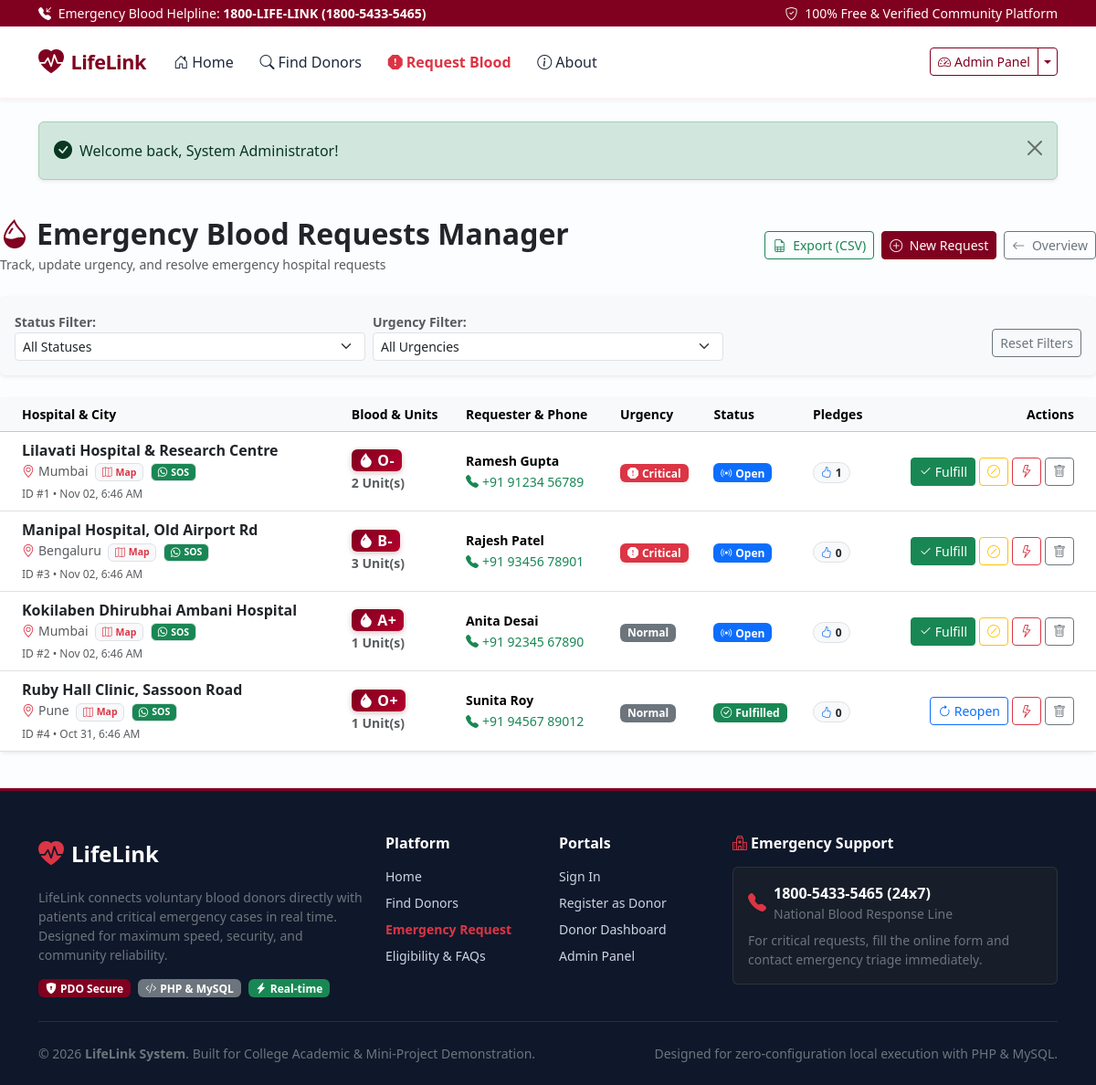
Page /admin/manage-requests.php (signed in) on the committed database.
### tables this page shows
CREATE TABLE `blood_requests` (
  `id` INT AUTO_INCREMENT PRIMARY KEY,
  `requester_name` VARCHAR(100) NOT NULL,
  `requester_contact` VARCHAR(20) NOT NULL,
  `blood_group` ENUM('A+', 'A-', 'B+', 'B-', 'AB+', 'AB-', 'O+', 'O-') NOT NULL,
  `city` VARCHAR(100) NOT NULL,
  `hospital_name` VARCHAR(150) NOT NULL,
  `units_needed` INT NOT NULL DEFAULT 1,
  `urgency` ENUM('normal', 'critical') NOT NULL DEFAULT 'normal',
  `status` ENUM('open', 'fulfilled', 'cancelled') NOT NULL DEFAULT 'open',
  `user_id` INT DEFAULT NULL,
  `created_at` TIMESTAMP DEFAULT CURRENT_TIMESTAMP,
  CONSTRAINT `fk_request_user` FOREIGN KEY (`user_id`) REFERENCES `users` (`id`) ON DELETE SET NULL
);

### admin/manage-requests.php (the view, shortened to what this page needs)
<?php
require_once __DIR__ . '/../config/db.php';
$statusFilter  = $_GET['status'] ?? 'all';
$urgencyFilter = $_GET['urgency'] ?? 'all';
$sql = "SELECT br.*,
        (SELECT COUNT(*) FROM donor_responses WHERE request_id = br.id) as pledge_count
        FROM blood_requests br
        WHERE 1=1";
$params = [];
$sql .= " ORDER BY (br.status = 'open') DESC, (br.urgency = 'critical') DESC, br.created_at DESC";
$stmt = $pdo->prepare($sql);
$stmt->execute($params);
$requests = $stmt->fetchAll();
require_once __DIR__ . '/../includes/header.php';
?>
<div class="py-3">
    <div class="d-flex flex-wrap justify-content-between align-items-center mb-4 gap-3">
        <div>
            <h2 class="fw-bold text-dark mb-1">
                <i class="bi bi-droplet-half text-burgundy me-2"></i>Emergency Blood Requests Manager
            </h2>
            <p class="text-muted small mb-0">Track, update urgency, and resolve emergency hospital requests</p>
        </div>
        <div class="d-flex gap-2">
            <a href="manage-requests.php?status=<?= urlencode($statusFilter) ?>&urgency=<?= urlencode($urgencyFilter) ?>&export=csv" class="btn btn-sm btn-outline-success">
                <i class="bi bi-file-earmark-spreadsheet me-1"></i> Export (CSV)
            </a>
            <a href="../request-blood.php" class="btn btn-sm btn-burgundy">
                <i class="bi bi-plus-circle me-1"></i> New Request
            </a>
            <a href="dashboard.php" class="btn btn-sm btn-outline-secondary">
                <i class="bi bi-arrow-left me-1"></i> Overview
            </a>
        </div>
    </div>
    <div class="card border-0 shadow-sm mb-4 bg-light">
        <div class="card-body p-3">
            <form action="manage-requests.php" method="GET" class="row g-2 align-items-center">
                <div class="col-md-4">
                    <label class="small fw-semibold text-muted">Status Filter:</label>
                    <select name="status" class="form-select form-select-sm" onchange="this.form.submit()">
                        <option value="all" <?= $statusFilter === 'all' ? 'selected' : '' ?>>All Statuses</option>
                    </select>
                </div>
                <div class="col-md-4">
                    <label class="small fw-semibold text-muted">Urgency Filter:</label>
                    <select name="urgency" class="form-select form-select-sm" onchange="this.form.submit()">
                        <option value="all" <?= $urgencyFilter === 'all' ? 'selected' : '' ?>>All Urgencies</option>
                    </select>
                </div>
                <div class="col-md-4 text-md-end pt-3">
                    <a href="manage-requests.php" class="btn btn-sm btn-outline-secondary">Reset Filters</a>
                </div>
            </form>
        </div>
    </div>
    <div class="card border-0 shadow-sm">
        <div class="card-body p-0">
            <?php if (empty($requests)): ?>
                <div class="text-center py-5 text-muted">
                    <i class="bi bi-droplet-slash fs-1 d-block mb-2"></i>
                    <h5 class="fw-bold">No Blood Requests Found</h5>
                    <p class="small mb-0">No records match the active filters.</p>
                </div>
            <?php else: ?>
                <div class="table-responsive">
                    <table class="table table-hover align-middle mb-0">
                        <thead class="table-light small">
                            <tr>
                                <th class="ps-4">Hospital & City</th>
                                <th>Blood & Units</th>
                                <th>Requester & Phone</th>
                                <th>Urgency</th>
                                <th>Status</th>
                                <th>Pledges</th>
                                <th class="text-end pe-4">Actions</th>
                            </tr>
                        </thead>
                        <tbody>
                            <?php foreach ($requests as $req): ?>
                                <tr>
                                    <td class="ps-4">
                                        <div class="fw-bold text-dark"><?= e($req['hospital_name']) ?></div>
                                        <div class="small text-muted">
                                            <i class="bi bi-geo-alt me-1 text-danger"></i><?= e($req['city']) ?>
                                            <a href="<?= maps_url($req['hospital_name'], $req['city']) ?>" target="_blank" class="badge text-bg-light text-danger border text-decoration-none ms-1"><i class="bi bi-map me-1"></i>Map</a>
                                            <a href="<?= whatsapp_sos_link($req['hospital_name'], $req['blood_group'], $req['city'], $req['requester_contact'], (int)$req['units_needed'], $req['urgency']) ?>" target="_blank" class="badge text-bg-success text-white border text-decoration-none ms-1"><i class="bi bi-whatsapp me-1"></i>SOS</a>
                                        </div>
                                        <span class="text-muted" style="font-size: 0.75rem;">ID #<?= (int)$req['id'] ?> &bull; <?= date('M d, g:i A', strtotime($req['created_at'])) ?></span>
                                    </td>
                                    <td>
                                        <div><?= blood_badge($req['blood_group']) ?></div>
                                        <span class="small fw-semibold text-muted"><?= (int)$req['units_needed'] ?> Unit(s)</span>
                                    </td>
                                    <td>
                                        <div class="fw-semibold small"><?= e($req['requester_name']) ?></div>
                                        <a href="tel:<?= e($req['requester_contact']) ?>" class="small text-success text-decoration-none">
                                            <i class="bi bi-telephone-fill me-1"></i><?= e($req['requester_contact']) ?>
                                        </a>
                                    </td>
                                    <td>
                                        <?= urgency_badge($req['urgency']) ?>
                                    </td>
                                    <td>
                                        <?= status_badge($req['status']) ?>
                                    </td>
                                    <td>
                                        <span class="badge rounded-pill bg-light text-dark border">
                                            <i class="bi bi-hand-thumbs-up me-1 text-primary"></i><?= (int)$req['pledge_count'] ?>
                                        </span>
                                    </td>
                                    <td class="text-end pe-4">
                                        <form action="manage-requests.php" method="POST" class="d-inline-flex gap-1">
                                            <?php if ($req['status'] === 'open'): ?>
                                                <button type="submit" name="action" value="fulfill" class="btn btn-sm btn-success" title="Mark as Fulfilled">
                                                    <i class="bi bi-check2"></i> Fulfill
                                                </button>
                                                <button type="submit" name="action" value="cancel" class="btn btn-sm btn-outline-warning" title="Cancel Request">
                                                    <i class="bi bi-slash-circle"></i>
                                                </button>
                                            <?php else: ?>
                                                <button type="submit" name="action" value="reopen" class="btn btn-sm btn-outline-primary" title="Reopen Request">
                                                    <i class="bi bi-arrow-clockwise"></i> Reopen
                                                </button>
                                            <?php endif; ?>
                                            <button type="submit" name="action" value="toggle_urgency" class="btn btn-sm btn-outline-danger" title="Toggle Urgency (Normal <-> Critical)">
                                                <i class="bi bi-lightning"></i>
                                            </button>
                                            <button type="submit" name="action" value="delete" class="btn btn-sm btn-outline-secondary" title="Delete record" data-confirm="Are you sure you want to permanently delete this request?">
                                                <i class="bi bi-trash"></i>
                                            </button>
                                        </form>
                                    </td>
                                </tr>
                            <?php endforeach; ?>
                        </tbody>
                    </table>
                </div>
            <?php endif; ?>
        </div>
    </div>
</div>
<?php require_once __DIR__ . '/../includes/footer.php'; ?>

### includes/functions.php (shortened to what this page needs)
<?php
function e(?string $string): string {
    return htmlspecialchars((string) $string, ENT_QUOTES, 'UTF-8');
}
function get_flash(): ?array {
    if (isset($_SESSION['flash'])) {
        $flash = $_SESSION['flash'];
        return $flash;
    }
    return null;
}
function display_flash(): void {
    $flash = get_flash();
    if ($flash) {
        $type = e($flash['type']);
        $message = e($flash['message']);
        $icon = match ($type) {
            'success' => 'bi-check-circle-fill',
            'danger'  => 'bi-exclamation-triangle-fill',
            'warning' => 'bi-exclamation-diamond-fill',
            default   => 'bi-info-circle-fill',
        };
        echo <<<HTML
        <div class="alert alert-{$type} alert-dismissible fade show shadow-sm d-flex align-items-center mb-4" role="alert">
            <i class="bi {$icon} fs-5 me-2"></i>
            <div>{$message}</div>
            <button type="button" class="btn-close ms-auto" data-bs-dismiss="alert" aria-label="Close"></button>
        </div>
HTML;
    }
}
function urgency_badge(string $urgency): string {
    if (strtolower($urgency) === 'critical') {
        return '<span class="badge bg-danger text-white px-2 py-1 shadow-sm pulse-badge"><i class="bi bi-exclamation-octagon-fill me-1"></i>Critical</span>';
    }
    return '<span class="badge bg-secondary text-white px-2 py-1">Normal</span>';
}
function blood_badge(string $bloodGroup): string {
    return '<span class="badge blood-badge text-white px-2 py-1 fs-6"><i class="bi bi-droplet-fill me-1"></i>' . e($bloodGroup) . '</span>';
}
function status_badge(string $status): string {
    return match (strtolower($status)) {
        'verified', 'available', 'fulfilled' => '<span class="badge bg-success"><i class="bi bi-check-circle me-1"></i>' . ucfirst($status) . '</span>',
        'pending'                            => '<span class="badge bg-warning text-dark"><i class="bi bi-clock-history me-1"></i>Pending</span>',
        'rejected', 'cancelled', 'unavailable' => '<span class="badge bg-danger"><i class="bi bi-x-circle me-1"></i>' . ucfirst($status) . '</span>',
        'open'                               => '<span class="badge bg-primary"><i class="bi bi-broadcast me-1"></i>Open</span>',
        default                              => '<span class="badge bg-secondary">' . ucfirst(e($status)) . '</span>',
    };
}
function whatsapp_sos_link(string $hospital, string $bloodGroup, string $city, string $contact, int $units = 1, string $urgency = 'critical'): string {
    $urgencyText = (strtolower($urgency) === 'critical') ? 'CRITICAL EMERGENCY' : 'Urgent';
    $message = "🚨 *LIFE LINK - " . $urgencyText . "* 🚨\n\n"
             . "🩸 *Blood Group Needed:* *" . $bloodGroup . "* (" . $units . " Unit" . ($units > 1 ? "s" : "") . ")\n"
             . "🏥 *Hospital:* " . $hospital . ", " . $city . "\n"
             . "📞 *Contact Person:* " . $contact . "\n\n"
             . "📍 *Directions:* https://www.google.com/maps/search/?api=1&query=" . urlencode($hospital . ', ' . $city) . "\n\n"
             . "Please forward this message to eligible donors. A single share could save a life!";
    return "https://api.whatsapp.com/send?text=" . urlencode($message);
}
function maps_url(string $hospital, string $city = ''): string {
    $query = trim($hospital . ($city ? ', ' . $city : ''));
    return "https://www.google.com/maps/search/?api=1&query=" . urlencode($query);
}

### assets/css/style.css (style rules this page uses)
:root { --ll-primary: #800020; --ll-primary-hover: #5d0017; --ll-primary-light: #fff0f3; --ll-accent: #b3002d; --ll-dark: #1e293b; --ll-muted: #64748b; --ll-light: #f8fafc; --ll-border: #e2e8f0; --ll-shadow-sm: 0 2px 4px rgba(0, 0, 0, 0.04); --ll-shadow: 0 10px 15px -3px rgba(0, 0, 0, 0.08), 0 4px 6px -2px rgba(0, 0, 0, 0.04); --ll-shadow-lg: 0 20px 25px -5px rgba(0, 0, 0, 0.1), 0 10px 10px -5px rgba(0, 0, 0, 0.04); --ll-transition: all 0.25s cubic-bezier(0.4, 0, 0.2, 1); }
body { background-color: #fcfdfe; color: var(--ll-dark); font-family: system-ui, -apple-system, 'Segoe UI', Roboto, Helvetica, Arial, sans-serif; min-height: 100vh; display: flex; flex-direction: column; }
.text-burgundy { color: var(--ll-primary) !important; }
.btn-burgundy { background-color: var(--ll-primary); border-color: var(--ll-primary); color: #ffffff; font-weight: 500; transition: var(--ll-transition); }
.blood-badge { background: linear-gradient(135deg, #800020 0%, #b3002d 100%); font-weight: 600; letter-spacing: 0.5px; box-shadow: 0 2px 6px rgba(128, 0, 32, 0.25); border-radius: 6px; }
.pulse-badge { animation: critical-pulse 1.8s infinite; }

### rows in the picture
blood_requests: hospital_name "Lilavati Hospital & Research Centre", city "Mumbai", id "1", created_at "Nov 02, 6:46 AM", blood_group "O-", units_needed "2", requester_name "Ramesh Gupta", requester_contact "+91 91234 56789", urgency "critical" (drawn), status "Open", pledge_count "1", shows "Fulfill"
blood_requests: hospital_name "Manipal Hospital, Old Airport Rd", city "Bengaluru", id "3", created_at "Nov 02, 6:46 AM", blood_group "B-", units_needed "3", requester_name "Rajesh Patel", requester_contact "+91 93456 78901", urgency "critical" (drawn), status "Open", pledge_count "0", shows "Fulfill"
blood_requests: hospital_name "Kokilaben Dhirubhai Ambani Hospital", city "Mumbai", id "2", created_at "Nov 02, 6:46 AM", blood_group "A+", units_needed "1", requester_name "Anita Desai", requester_contact "+91 92345 67890", status "Open", pledge_count "0", shows "Fulfill"
blood_requests: hospital_name "Ruby Hall Clinic, Sassoon Road", city "Pune", id "4", created_at "Oct 31, 6:46 AM", blood_group "O+", units_needed "1", requester_name "Sunita Roy", requester_contact "+91 94567 89012", status "Fulfilled", pledge_count "0", shows "Reopen"

### other values in the picture
$message "Welcome back, System Administrator!"
